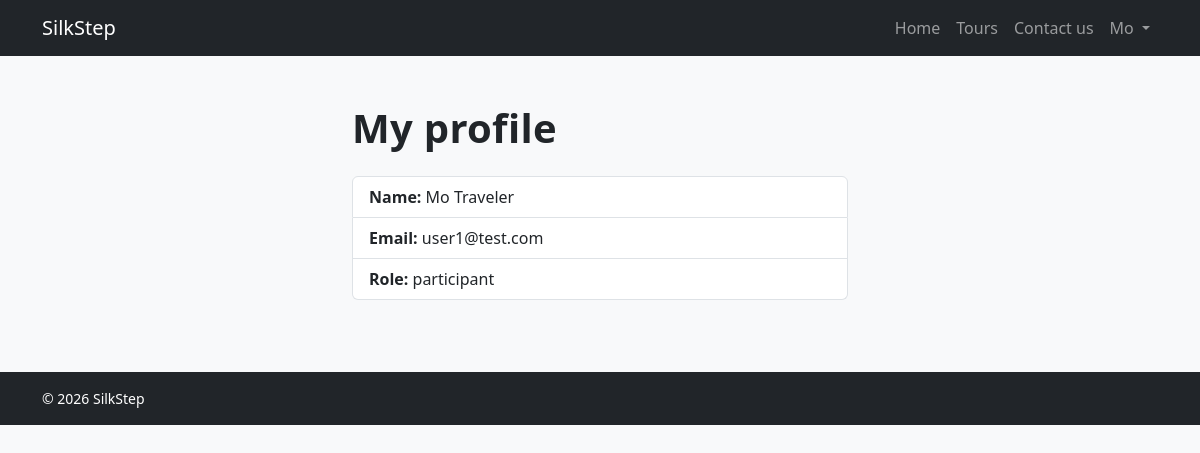
/profile (signed in), run on the app's committed database.
### tables this page shows
CREATE TABLE users (
    id INTEGER PRIMARY KEY AUTOINCREMENT,
    name TEXT NOT NULL,
    surname TEXT NOT NULL,
    email TEXT NOT NULL UNIQUE,
    password TEXT NOT NULL,
    role TEXT NOT NULL CHECK(role IN ('guide', 'participant', 'admin'))
);

### app.py (the view)
@app.route("/profile")
def profile():
    if not current_user.is_authenticated:
        return redirect(url_for("login"))
    return render_template("profile.html", user=current_user)

### app.py (called while the page is built)
@login_manager.user_loader
def load_user(user_id):
    row = users_dao.get_user_by_id(int(user_id))
    return User(row) if row else None

### users_dao.py (called while the page is built)
def get_user_by_id(user_id):
    conn = sqlite3.connect("silkstep.db")
    conn.row_factory = sqlite3.Row
    row = conn.execute("SELECT * FROM users WHERE id = ?", (user_id,)).fetchone()
    conn.close()
    return row

### templates/profile.html (shortened to what this page needs)
{% extends "base.html" %}
{% block content %}
<section class="container py-5" style="max-width: 520px;">
  <h1 class="mb-4">My profile</h1>
  <ul class="list-group">
    <li class="list-group-item"><strong>Name:</strong> {{ user.name }} {{ user.surname }}</li>
    <li class="list-group-item"><strong>Email:</strong> {{ user.email }}</li>
    <li class="list-group-item"><strong>Role:</strong> {{ user.role }}</li>
  </ul>
</section>
{% endblock %}

### templates/base.html (shortened to what this page needs)
<!DOCTYPE html>
<html lang="en">
<head>
  <link href="https://cdn.jsdelivr.net/npm/bootstrap@5.3.0/dist/css/bootstrap.min.css" rel="stylesheet">
  <link rel="stylesheet" href="{{ url_for('static', filename='css/style.css') }}">
</head>
<body>
  <nav class="navbar navbar-expand-lg navbar-dark bg-dark">
    <div class="container">
      <a class="navbar-brand" href="{{ url_for('home') }}">SilkStep</a>
      <div class="collapse navbar-collapse" id="mainNav">
        <ul class="navbar-nav ms-auto align-items-lg-center">
          <li class="nav-item">
            <a class="nav-link" href="{{ url_for('home') }}">Home</a>
          </li>
          <li class="nav-item">
            <a class="nav-link" href="{{ url_for('tours') }}">Tours</a>
          </li>
          <li class="nav-item">
            <a class="nav-link" href="{{ url_for('contact') }}">Contact us</a>
          </li>
          {% if current_user.is_authenticated %}
          <li class="nav-item dropdown">
            <a class="nav-link dropdown-toggle" href="#" role="button"
               data-bs-toggle="dropdown" aria-expanded="false">
              {{ current_user.name }}
            </a>
          </li>
          {% else %}
          <li class="nav-item">
            <a class="nav-link" href="{{ url_for('login') }}">Login</a>
          </li>
          {% endif %}
        </ul>
      </div>
    </div>
  </nav>
  {% block content %}{% endblock %}
  <footer class="bg-dark text-white py-3 mt-4">
    <div class="container small">&copy; 2026 SilkStep</div>
  </footer>
</body>
</html>

### static/css/style.css (style rules this page uses)
body { background-color: #f8f9fa; color: #212529; }
h1 { font-weight: 700; letter-spacing: 0.3px; }

### data on the page
users: name "Mo", surname "Traveler", email "user1@test.com", role "participant"
